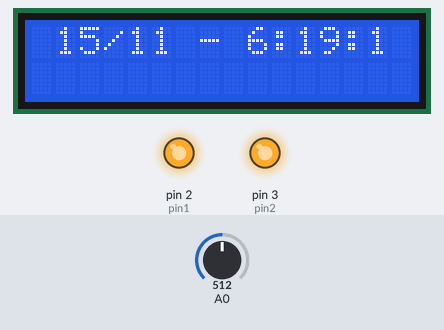
The sketch below on a simulated Arduino Leonardo, built with avr-gcc and run on an emulated ATmega32U4. Parts: 16×2 character LCD, output pins drawn as LEDs (lit = HIGH). Inputs (shaded band) come from the test bench; at power-on: A0 = 512. The local clock reads 2024-03-15 10:24:30 at power-on unless the sketch sets it.

Above: at 1.2 s.
1.3 s: A0 set to 390
At 2.6 s:
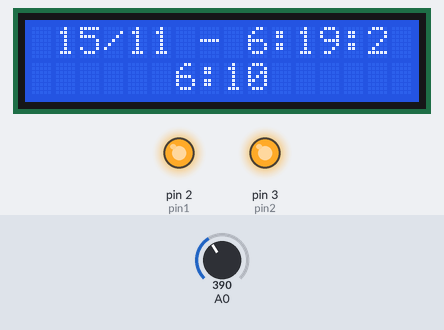
2.8 s: A0 set to 190
At 3.8 s:
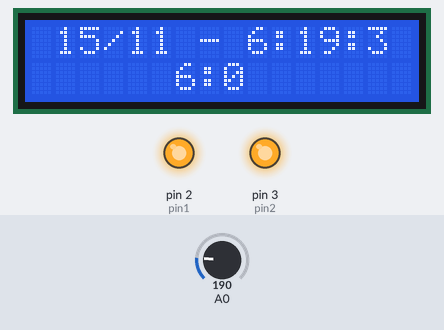
4.3 s: A0 set to 210
At 5.8 s:
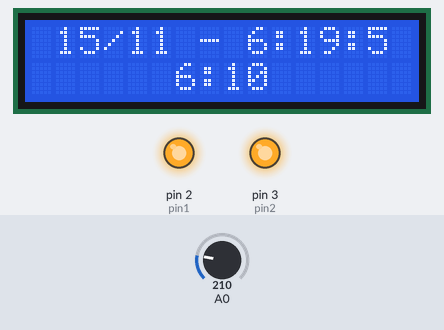
Timing chart, 0 to 7.3 s (numbered marks = the images above; inputs shaded):
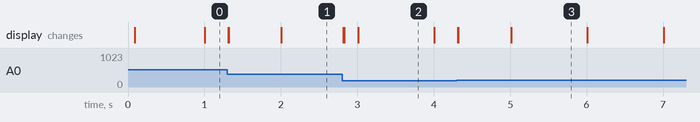

Measured:
- after the input at 1.3 s, the display: first changes at once (image 1 shows a later state)
- after the input at 2.8 s, the display: first changes at once (image 2 shows a later state)
- after the input at 4.3 s, the display: first changes at once (image 3 shows a later state)
- what the display in image 2 shows lasts 1.0 s, from 3.0 s to 4.0 s

The sketch:

c_menu.ino
```cpp
#include <RTClib.h>
#include <Wire.h>
#include <LiquidCrystal.h>

#define pin1 2
#define pin2 3

RTC_DS1307 rtc;
char daysOfTheWeek[7][12] = {"DOM ", "SEG ", "TER ", "QUA ", "QUI ", "SEX!", "SAB"};

LiquidCrystal lcd(8, 9, 4, 5, 6, 7); // Define Pinos do Display

int Menu = 0; // Inicializa valores para Menu
int estado = 0; // Inicializa valores para estado
 int a_h = 6;
 int a_m = 0;


void setup() {

 pinMode(pin1, OUTPUT);
 pinMode(pin2, OUTPUT);
 digitalWrite( pin1, HIGH);
 digitalWrite( pin2, HIGH);

 lcd.begin(16, 2); // Estabelece caracteres do display
 clearPrintTitle();
   while (!Serial); // for Leonardo/Micro/Zero

  Serial.begin(57600);
  if (! rtc.begin()) {
    Serial.println("Couldn't find RTC");
    while (1);
  }

  if (! rtc.isrunning()) {
    // rtc.adjust(DateTime(F(__DATE__), F(__TIME__)));
    }
   rtc.adjust(DateTime(2018, 11, 15, 6, 19, 0));
}

void loop() {
 MenuPrincipal();
delay(5);
 DateTime now = rtc.now();

    int ano = now.year();
    int mes = now.month();
    int dia = now.day();
    int hora = now.hour();
    int minutos = now.minute();
    int segundos = now.second();

     lcd.setCursor(1,0);
     lcd.print(dia);
     lcd.print('/');
     lcd.print(mes);
     lcd.print(" - ");
     lcd.print(hora);
     lcd.print(':');
     lcd.print(minutos);
     lcd.print(':');
     lcd.print(segundos);

  if(hora == a_h && minutos == a_m){
  digitalWrite( pin1, LOW);
  delay(20000);
  digitalWrite( pin2, LOW);
  delay(10000);
 }
else{
  digitalWrite( pin1, HIGH);
  digitalWrite( pin2, HIGH);
}
}

void MenuPrincipal() {
 int ValEstado = 0; // Inicializa valores para ValEstado
 int x = analogRead (0);
 lcd.setCursor(0,0); // Posiciona Cursor

 if (x < 80) { // Define valores máximos para UP em ValEstado = 1
 }
 else if (x < 200) {
 ValEstado = 1;
 }
 else if (x < 400){ // Define valores máximos para Down em ValEstado = 2
 ValEstado = 2;
 }
 else if (x < 600){ // Define ação nula para Left
 }
 else if (x < 800){ // Define valores máximos para Select em ValEstado = 3
 ValEstado = 3;
 }

 if (Menu < 4 || Menu > 27) {
 Menu = 4;
 }

 if (ValEstado != estado) {
 if (ValEstado == 1) {
 Menu = Menu - 1;
 displayMenu(Menu);
 } else if (ValEstado == 2) {
 Menu = Menu + 1;
 displayMenu(Menu);
 } else if (ValEstado == 3) {

 }
 estado = ValEstado;
 }
 delay(5);
}

void displayMenu(int x) {
 switch (x) {
 case 4:
 a_m = 0;
 a_h = 6;
 clearPrintTitle();
 lcd.setCursor(6,2);
 lcd.print (a_h);
  lcd.print (':');
   lcd.print (a_m);
 break;
 case 5:
 a_m = 10;
 clearPrintTitle();
 lcd.setCursor(6,2);
 lcd.print (a_h);
  lcd.print (':');
   lcd.print (a_m);
 break;
 case 6:
 a_m = 20;
 clearPrintTitle();
 lcd.setCursor(6,2);
 lcd.print (a_h);
  lcd.print (':');
   lcd.print (a_m);
 break;
 case 7:
 a_m = 30;
 clearPrintTitle();
 lcd.setCursor(6,2);
 lcd.print (a_h);
  lcd.print (':');
   lcd.print (a_m);
 break;
 case 8:
 a_m = 40;
 clearPrintTitle();
 lcd.setCursor(6,2);
 lcd.print (a_h);
  lcd.print (':');
   lcd.print (a_m);
 break;
 case 9:
 a_m = 50;
 clearPrintTitle();
 lcd.setCursor(6,2);
 lcd.print (a_h);
  lcd.print (':');
   lcd.print (a_m);
 break;
 case 10:
 a_m = 0;
 a_h = 7;
 clearPrintTitle();
 lcd.setCursor(6,2);
 lcd.print (a_h);
  lcd.print (':');
   lcd.print (a_m);
 break;
 case 11:
 a_m = 10;
 clearPrintTitle();
 lcd.setCursor(6,2);
 lcd.print (a_h);
  lcd.print (':');
   lcd.print (a_m);
 break;
 case 12:
 a_m = 20;
 clearPrintTitle();
 lcd.setCursor(6,2);
 lcd.print (a_h);
  lcd.print (':');
   lcd.print (a_m);
 break;
 case 13:
 a_m = 30;
 clearPrintTitle();
 lcd.setCursor(6,2);
 lcd.print (a_h);
  lcd.print (':');
   lcd.print (a_m);
 break;
 case 14:
 a_m = 40;
 clearPrintTitle();
 lcd.setCursor(6,2);
 lcd.print (a_h);
  lcd.print (':');
   lcd.print (a_m);
 break;
 case 15:
 a_m = 50;
 clearPrintTitle();
 lcd.setCursor(6,2);
 lcd.print (a_h);
  lcd.print (':');
   lcd.print (a_m);
 break;
 case 16:
 a_m = 0;
 a_h = 8;
 clearPrintTitle();
 lcd.setCursor(6,2);
 lcd.print (a_h);
  lcd.print (':');
   lcd.print (a_m);
 break;
 case 17:
 a_m = 10;
 clearPrintTitle();
 lcd.setCursor(6,2);
 lcd.print (a_h);
  lcd.print (':');
   lcd.print (a_m);
 break;
 case 18:
 a_m = 20;
 clearPrintTitle();
 lcd.setCursor(6,2);
 lcd.print (a_h);
  lcd.print (':');
   lcd.print (a_m);
 break;
 case 19:
 a_m = 30;
 clearPrintTitle();
 lcd.setCursor(6,2);
 lcd.print (a_h);
  lcd.print (':');
   lcd.print (a_m);
 break;
 case 20:
 a_m = 40;
 clearPrintTitle();
 lcd.setCursor(6,2);
 lcd.print (a_h);
  lcd.print (':');
   lcd.print (a_m);
 break;
 case 21:
 a_m = 50;
 clearPrintTitle();
 lcd.setCursor(6,2);
 lcd.print (a_h);
  lcd.print (':');
   lcd.print (a_m);
 break;
 case 22:
 a_m = 0;
 a_h = 9;
 clearPrintTitle();
 lcd.setCursor(6,2);
 lcd.print (a_h);
  lcd.print (':');
   lcd.print (a_m);
 break;
 case 23:
  a_m = 10;
 clearPrintTitle();
 lcd.setCursor(6,2);
 lcd.print (a_h);
  lcd.print (':');
   lcd.print (a_m);
 break;
 case 24:
  a_m = 20;
 clearPrintTitle();
 lcd.setCursor(6,2);
 lcd.print (a_h);
  lcd.print (':');
   lcd.print (a_m);
 break;
 case 25:
  a_m = 30;
 clearPrintTitle();
 lcd.setCursor(6,2);
 lcd.print (a_h);
  lcd.print (':');
   lcd.print (a_m);
 break;
 case 26:
  a_m = 40;
 clearPrintTitle();
 lcd.setCursor(6,2);
 lcd.print (a_h);
  lcd.print (':');
   lcd.print (a_m);
 break;
 case 27:
  a_m = 50;
 clearPrintTitle();
 lcd.setCursor(6,2);
 lcd.print (a_h);
  lcd.print (':');
   lcd.print (a_m);
 break;
 case 28:
  a_m = 0;
  a_h = 10;
  lcd.print (a_h);
  lcd.print (':');
   lcd.print (a_m);

 break;
 }
}

void clearPrintTitle() {
 lcd.clear();
 lcd.setCursor(0,0);

}
```
